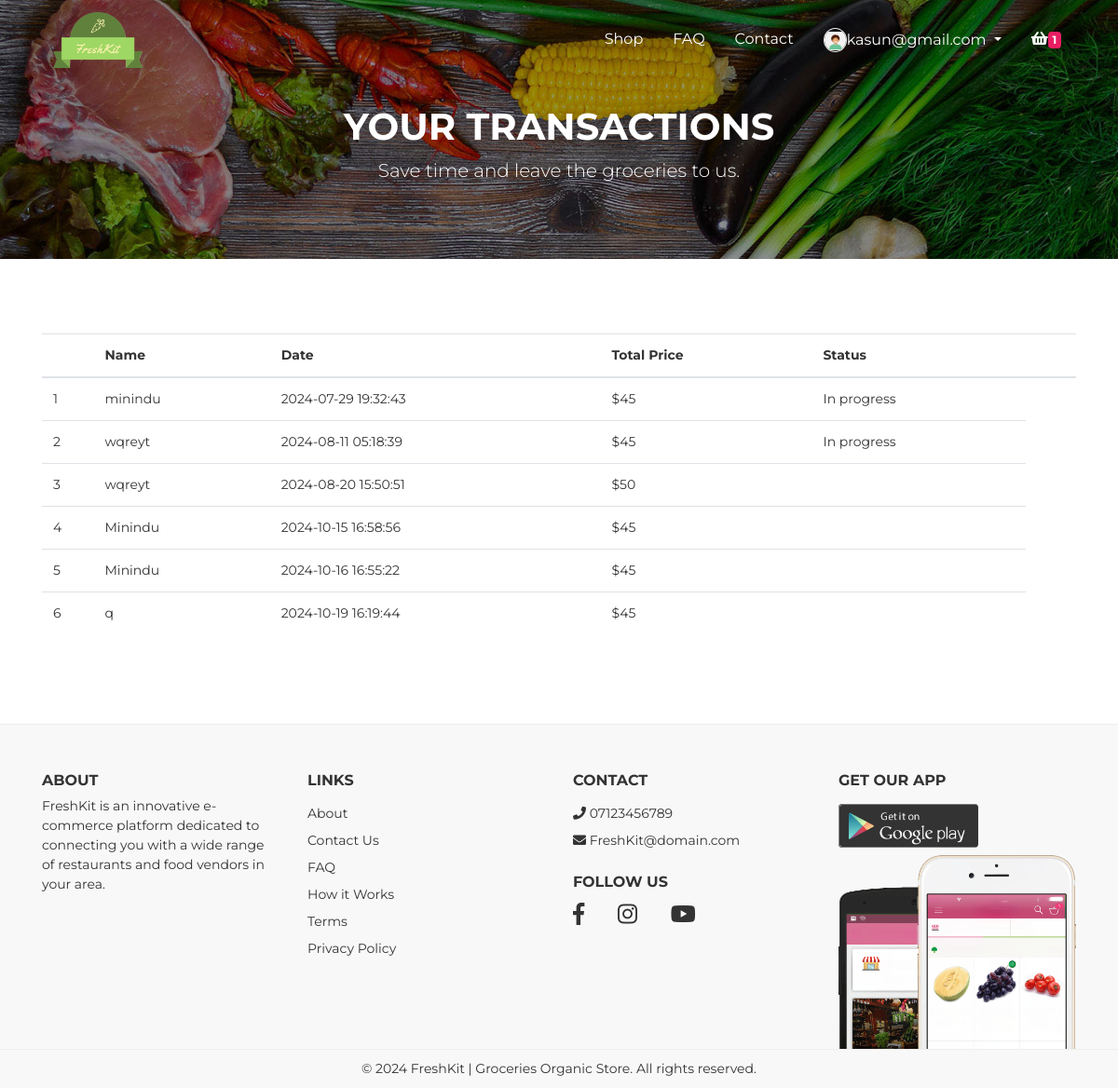
Screenshot of /users/transaction.php?id=1 (signed in) with the database file from the repository.
### tables this page shows
CREATE TABLE `orders` (
  `id` int(3) NOT NULL,
  `name` varchar(200) NOT NULL,
  `lname` varchar(200) NOT NULL,
  `company_name` varchar(200) NOT NULL,
  `address` varchar(200) NOT NULL,
  `city` varchar(200) NOT NULL,
  `country` varchar(200) NOT NULL,
  `zip_code` int(10) NOT NULL,
  `email` varchar(200) NOT NULL,
  `phone_number` int(20) NOT NULL,
  `order_notes` text NOT NULL,
  `status` varchar(200) NOT NULL,
  `price` int(20) NOT NULL,
  `user_id` int(10) NOT NULL,
  `created_at` timestamp NOT NULL DEFAULT current_timestamp()
);

### users/transaction.php (the view, shortened to what this page needs)
<?php require "../includes/header.php"; ?>
<?php require "../config/config.php"; ?>
<?php
    if(isset($_GET['id'])){
        $id = $_GET['id'];
        $select = $conn->query("SELECT * FROM orders WHERE user_id='$id'");
        $select->execute();
        $data = $select->fetchAll(PDO::FETCH_OBJ);
    }
    else{
        echo "<script> window.location.href ='".APPURL."/404.php'; </script>";
    }
?>
<div id="page-content" class="page-content">
    <div class="banner">
        <div class="jumbotron jumbotron-bg text-center rounded-0"
            style="background-image: url('<?php echo APPURL; ?>/assets/img/bg-header.jpg');">
            <div class="container">
                <h1 class="pt-5">
                    Your Transactions
                </h1>
                <p class="lead">
                    Save time and leave the groceries to us.
                </p>
            </div>
        </div>
    </div>
    <section id="cart">
        <div class="container">
            <div class="row">
                <div class="col-md-12">
                    <div class="table-responsive">
                        <table class="table">
                            <thead>
                                <tr>
                                    <th width="5%"></th>
                                    <th>Name</th>
                                    <th>Date</th>
                                    <th>Total Price</th>
                                    <th>Status</th>
                                    <th></th>
                                </tr>
                            </thead>
                            <tbody>
                                <?php if(count($data) > 0): ?>
                                <?php foreach( $data as $order): ?>
                                <tr>
                                    <td> <?php echo  $order->id; ?></td>
                                    <td>
                                        <?php echo  $order->name; ?>
                                    </td>
                                    <td>
                                        <?php echo  $order->created_at; ?>
                                    </td>
                                    <td>
                                        $<?php echo  $order->price; ?>
                                    </td>
                                    <td>
                                        <?php echo  $order->status; ?>
                                    </td>
                                </tr>
                                <?php endforeach; ?>
                                <?php else: ?>
                                <div class="alert alert-success bg-success text-white text-center" role="alert">
                                    <p class="mb-0">There are no Orders just yet</p>
                                </div>
                                <?php endif; ?>
                            </tbody>
                        </table>
                    </div>
                </div>
            </div>
        </div>
    </section>
</div>
<?php require "../includes/footer.php"; ?>

### includes/header.php (shortened to what this page needs)
<?php
    require ("C:/xampp/htdocs/FreshKit/config/config.php");
    if(isset($_SESSION['user_id'])){
    $cart = $conn->query("SELECT COUNT(*) as num_products FROM cart WHERE user_id = '$_SESSION[user_id]'");
    $cart->execute();
    $num = $cart->fetch(PDO::FETCH_OBJ);
    }
?>
<!DOCTYPE html>
<html>
<head>
    <link href="<?php echo APPURL;?>/assets/fonts/sb-bistro/sb-bistro.css" rel="stylesheet" type="text/css">
    <link href="<?php echo APPURL;?>/assets/fonts/font-awesome/font-awesome.css" rel="stylesheet" type="text/css">
    <link rel="stylesheet" type="text/css" media="all"
        href="<?php echo APPURL;?>/assets/packages/bootstrap/bootstrap.css">
    <link rel="stylesheet" type="text/css" media="all"
        href="<?php echo APPURL;?>/assets/packages/o2system-ui/o2system-ui.css">
    <link rel="stylesheet" type="text/css" media="all"
        href="<?php echo APPURL;?>/assets/packages/owl-carousel/owl-carousel.css">
    <link rel="stylesheet" type="text/css" media="all"
        href="<?php echo APPURL;?>/assets/packages/cloudzoom/cloudzoom.css">
    <link rel="stylesheet" type="text/css" media="all"
        href="<?php echo APPURL;?>/assets/packages/thumbelina/thumbelina.css">
    <link rel="stylesheet" type="text/css" media="all"
        href="<?php echo APPURL;?>/assets/packages/bootstrap-touchspin/bootstrap-touchspin.css">
    <link rel="stylesheet" type="text/css" media="all" href="<?php echo APPURL;?>/assets/css/theme.css">
</head>
<body>
    <div class="page-header">
        <nav class="navbar fixed-top navbar-expand-md navbar-dark bg-transparent" id="page-navigation">
            <div class="container">
                <a href="<?php echo APPURL;?>/" class="navbar-brand">
                    <img src="<?php echo APPURL;?>/assets/img/logo/logo-1.png" alt="">
                </a>
                <div class="collapse navbar-collapse" id="navbarcollapse">
                    <ul class="navbar-nav ml-auto">
                        <li class="nav-item">
                            <a href="<?php echo APPURL;?>/shop.php" class="nav-link">Shop</a>
                        </li>
                        <li class="nav-item">
                            <a href="<?php echo APPURL;?>/faq.php" class="nav-link">FAQ</a>
                        </li>
                        <li class="nav-item">
                            <a href="<?php echo APPURL;?>/contact.php" class="nav-link">Contact</a>
                        </li>
                        <?php if(!isset($_SESSION['username'])) : ?>
                        <li class="nav-item">
                            <a href="<?php echo APPURL;?>/auth/register.php" class="nav-link">Register</a>
                        </li>
                        <li class="nav-item">
                            <a href="<?php echo APPURL;?>/auth/login.php" class="nav-link">Login</a>
                        </li>
                        <?php else: ?>
                        <li class="nav-item dropdown">
                            <a class="nav-link dropdown-toggle" href="javascript:void(0)" id="navbarDropdown"
                                role="button" data-toggle="dropdown" aria-haspopup="true" aria-expanded="false">
                                <div class="avatar-header"><img
                                        src="<?php echo APPURL;?>/assets/img/<?php echo $_SESSION['image']; ?>">
                                </div><?php echo $_SESSION['username']; ?>
                            </a>
                        </li>
                        <li class="nav-item">
                            <a href="<?php echo APPURL;?>/products/cart.php" class="nav-link" data-toggle=""
                                aria-haspopup="true" aria-expanded="false">
                                <i class="fa fa-shopping-basket"></i><span
                                    class="badge badge-primary"><?php echo $num->num_products; ?></span>
                            </a>
                        </li>
                        <?php endif ; ?>
                    </ul>
                </div>
            </div>
        </nav>
    </div>

### includes/footer.php (shortened to what this page needs)
<footer>
    <div class="container">
        <div class="row">
            <div class="col-md-3">
                <h5>About</h5>
                <p>FreshKit is an innovative e-commerce platform dedicated to connecting you with a wide range of
                    restaurants and food vendors in your area.</p>
            </div>
            <div class="col-md-3">
                <h5>Links</h5>
                <ul>
                    <li>
                        <a href="about.html">About</a>
                    </li>
                    <li>
                        <a href="contact.html">Contact Us</a>
                    </li>
                    <li>
                        <a href="faq.php">FAQ</a>
                    </li>
                    <li>
                        <a href="javascript:void(0)">How it Works</a>
                    </li>
                    <li>
                        <a href="terms.php">Terms</a>
                    </li>
                    <li>
                        <a href="privacy.php">Privacy Policy</a>
                    </li>
                </ul>
            </div>
            <div class="col-md-3">
                <h5>Contact</h5>
                <ul>
                    <li>
                        <a href="tel:+620892738334"><i class="fa fa-phone"></i> 07123456789</a>
                    </li>
                    <li>
                        <a href="mailto:hello@domain.com"><i class="fa fa-envelope"></i> FreshKit@domain.com</a>
                    </li>
                </ul>
                <h5>Follow Us</h5>
                <ul class="social">
                    <li>
                        <a href="javascript:void(0)" target="_blank"><i class="fab fa-facebook-f"></i></a>
                    </li>
                    <li>
                        <a href="javascript:void(0)" target="_blank"><i class="fab fa-instagram"></i></a>
                    </li>
                    <li>
                        <a href="javascript:void(0)" target="_blank"><i class="fab fa-youtube"></i></a>
                    </li>
                </ul>
            </div>
            <div class="col-md-3">
                <h5>Get Our App</h5>
                <ul class="mb-0">
                    <li class="download-app">
                        <a href="#"><img src="<?php echo APPURL;?>/assets/img/playstore.png"></a>
                    </li>
                    <li style="height: 200px">
                        <div class="mockup">
                            <img src="<?php echo APPURL;?>/assets/img/mockup-1.png">
                        </div>
                    </li>
                </ul>
            </div>
        </div>
    </div>
    <p class="copyright">&copy; 2024 FreshKit | Groceries Organic Store. All rights reserved.</p>
</footer>
</body>
</html>

### assets/packages/o2system-ui/o2system-ui.css (style rules this page uses)
.bg-transparent { background:transparent !important;box-shadow:none }
body { color:#333;font-size:14px;font-family:"Oxygen", "Helvetica Neue", Arial, sans-serif }
a { text-decoration:none !important;outline:0 !important }
.badge { padding:.5em .6em .6em .6em }
.badge-primary { background-color:#3783b5 }
.jumbotron { padding:4rem }
.jumbotron.jumbotron-bg { background-size:cover;color:#FFF }

### assets/css/theme.css (style rules this page uses)
body { color: #333333; font-size: 14px; font-family: "Montserrat", "Helvetica Neue", Arial, sans-serif; background: #fff; }
h1, h2, h3, h4, h5, h6 { text-transform: uppercase !important; font-weight: 700 !important; }
.badge { padding: 0.25em 0.4em; }
section { padding: 80px 0; }
.badge-primary { background: #E91E63 !important; }
.page-header .navbar .navbar-brand img { height: 60px; }
.page-header .navbar .navbar-nav .nav-link { color: #FFF; font-size: 1rem; padding-right: 1rem; padding-left: 1rem; }
.page-header .navbar .avatar-header { width: 25px; height: 25px; overflow: hidden; border: 1px solid #eee; border-radius: 50%; display: inline-table; }
.page-header .navbar .avatar-header img { width: 100%; height: auto; }
.banner .jumbotron { margin-bottom: 0; }
.banner .jumbotron .container { position: relative; z-index: 5; }
footer { background-color: #f8f8f8; padding: 50px 0; padding-bottom: 0; border-top: 1px solid #eee; }
footer h5 { font-size: 1rem; font-weight: 400; }
footer ul { padding: 0; margin: 0; list-style: none; margin-bottom: 1rem; position: relative; overflow: hidden; }
footer ul li { display: block; margin: 0.5rem 0; }
footer ul li a { color: #333333; }
footer ul li.download-app { width: 150px; overflow: hidden; border-radius: 4px; background-color: #333; }
footer ul li.download-app img { width: 152px; height: auto; }
footer ul li .mockup { position: absolute; }
footer ul li .mockup img { width: 100%; }
footer ul.social li { display: inline-block; margin: 0.5rem 1rem; margin-top: 0; }
footer ul.social li a { font-size: 1.5rem; }
footer ul.social li:first-child { margin-left: 0; }
footer .copyright { margin: 0; padding: 10px; text-align: center; border-top: 1px solid #eee; }

### rows the page displays
orders: id "1", name "minindu", created_at "2024-07-29 19:32:43", price "45", status "In progress"
orders: id "2", name "wqreyt", created_at "2024-08-11 05:18:39", price "45", status "In progress"
orders: id "3", name "wqreyt", created_at "2024-08-20 15:50:51", price "50"
orders: id "4", name "Minindu", created_at "2024-10-15 16:58:56", price "45"
orders: id "5", name "Minindu", created_at "2024-10-16 16:55:22", price "45"
orders: id "6", name "q", created_at "2024-10-19 16:19:44", price "45"

### other values shown
$_SESSION['username'] "kasun@gmail.com"
$num->num_products "1"
